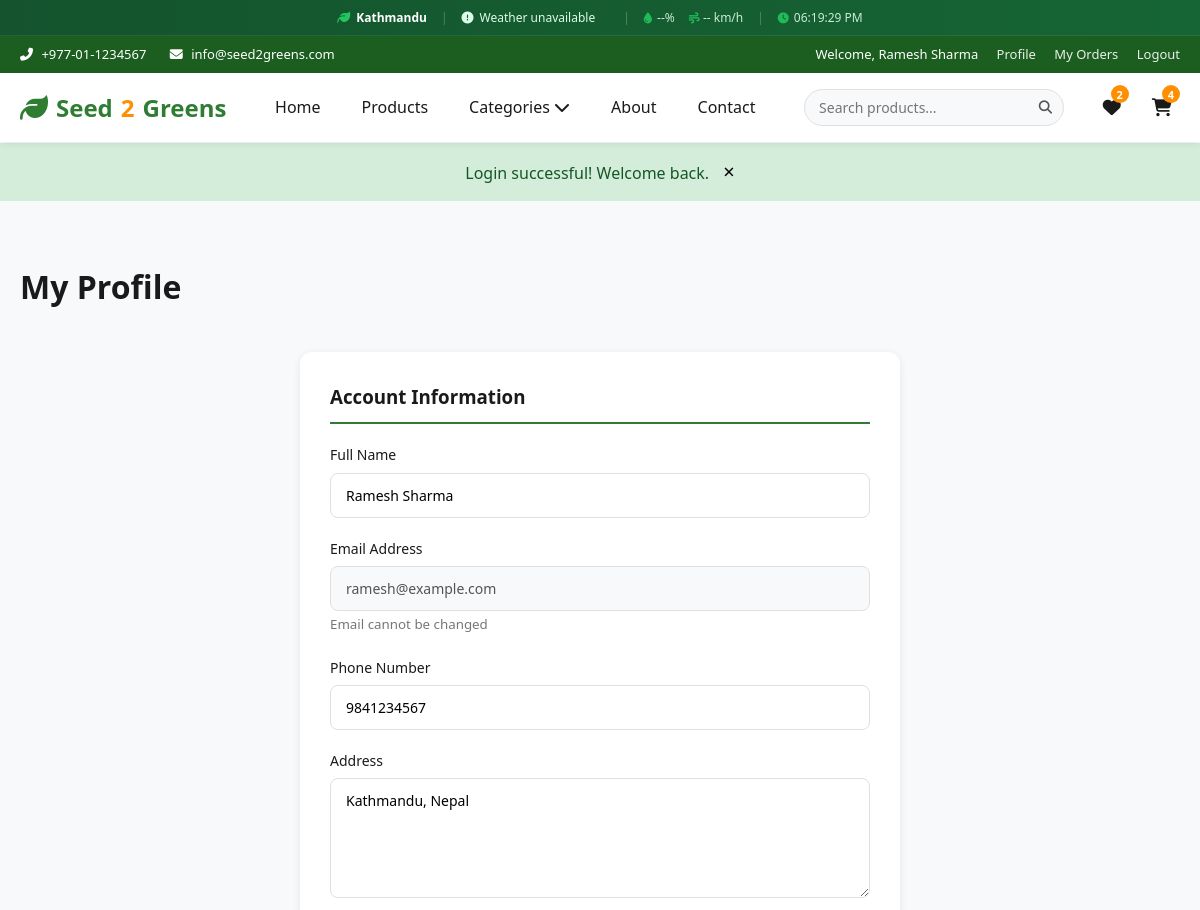
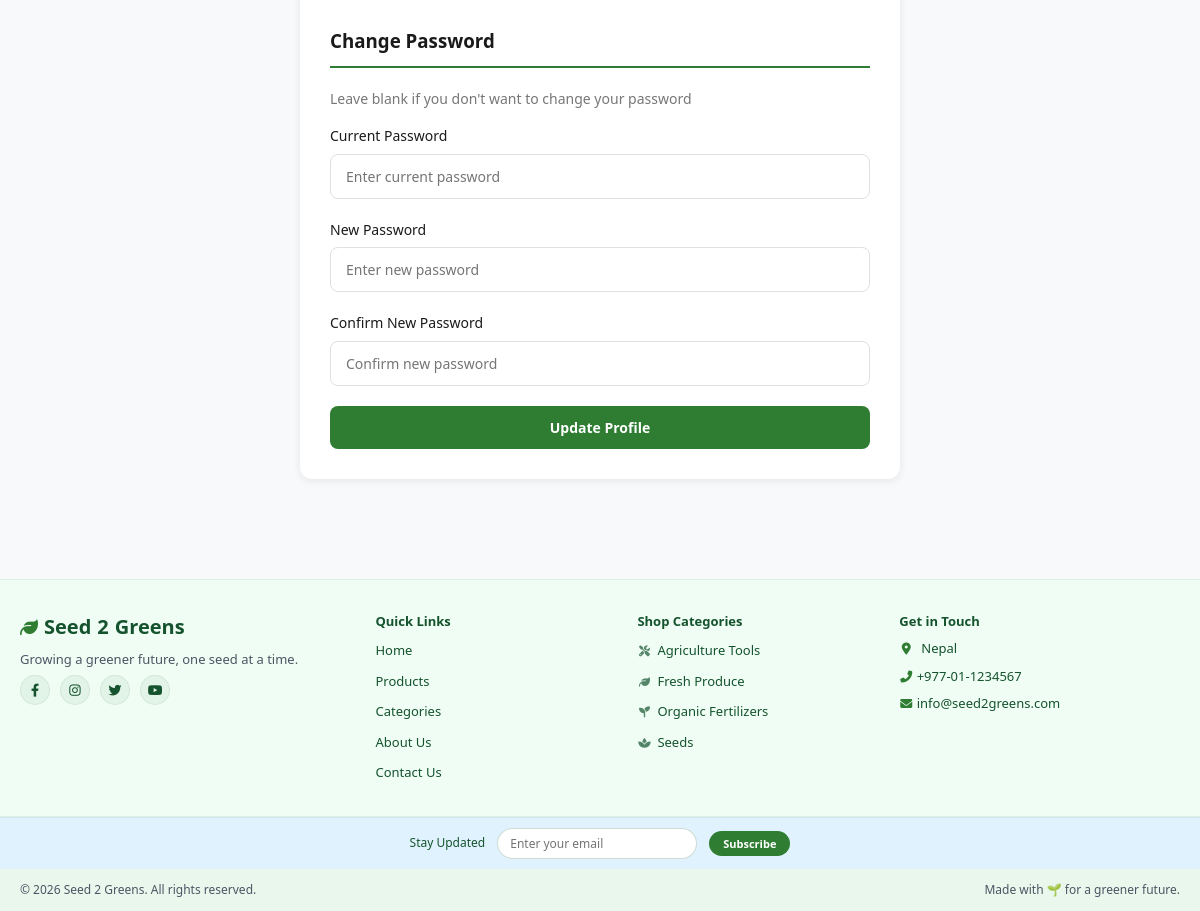
The app's page /profile.php (signed in) with its own data (2 pictures, top to bottom).
### tables this page shows
CREATE TABLE users (
    id INT PRIMARY KEY AUTO_INCREMENT,
    name VARCHAR(100) NOT NULL,
    email VARCHAR(100) NOT NULL UNIQUE,
    phone VARCHAR(20) NOT NULL,
    password VARCHAR(255) NOT NULL,
    address TEXT,
    created_at TIMESTAMP DEFAULT CURRENT_TIMESTAMP,
    updated_at TIMESTAMP DEFAULT CURRENT_TIMESTAMP ON UPDATE CURRENT_TIMESTAMP,
    INDEX idx_email (email)
);

### includes/functions.php (called while the page is built, shortened)
<?php
function sanitize($data) {
    return htmlspecialchars(trim($data), ENT_QUOTES, 'UTF-8');
}

### profile.php (the view, shortened to what this page needs)
<?php
require_once __DIR__ . '/includes/functions.php';
$user_id = $_SESSION['user_id'];
global $db;
$stmt = $db->prepare("SELECT * FROM users WHERE id = ?");
$stmt->execute([$user_id]);
$user = $stmt->fetch();
?>
<?php include __DIR__ . '/includes/header.php'; ?>
<div class="section">
    <div class="container">
        <h1 class="section-title" style="text-align: left; margin-bottom: 30px;">My Profile</h1>
        <div class="profile-card">
            <form method="POST" action="">
                <h3 style="margin-bottom: 20px; padding-bottom: 10px; border-bottom: 2px solid var(--primary);">Account Information</h3>
                <div class="form-group">
                    <label for="name">Full Name</label>
                    <input type="text" id="name" name="name" value="<?php echo sanitize($user['name']); ?>" required>
                </div>
                <div class="form-group">
                    <label for="email">Email Address</label>
                    <input type="email" value="<?php echo sanitize($user['email']); ?>" disabled style="background: var(--bg-light);">
                    <small style="color: var(--text-light);">Email cannot be changed</small>
                </div>
                <div class="form-group">
                    <label for="phone">Phone Number</label>
                    <input type="tel" id="phone" name="phone" value="<?php echo sanitize($user['phone']); ?>" required>
                </div>
                <div class="form-group">
                    <label for="address">Address</label>
                    <textarea id="address" name="address"><?php echo sanitize($user['address']); ?></textarea>
                </div>
                <h3 style="margin: 30px 0 20px; padding-bottom: 10px; border-bottom: 2px solid var(--primary);">Change Password</h3>
                <p style="color: var(--text-light); margin-bottom: 15px; font-size: 14px;">Leave blank if you don't want to change your password</p>
                <div class="form-group">
                    <label for="current_password">Current Password</label>
                    <input type="password" id="current_password" name="current_password" placeholder="Enter current password">
                </div>
                <div class="form-group">
                    <label for="new_password">New Password</label>
                    <input type="password" id="new_password" name="new_password" placeholder="Enter new password">
                </div>
                <div class="form-group">
                    <label for="confirm_new_password">Confirm New Password</label>
                    <input type="password" id="confirm_new_password" name="confirm_new_password" placeholder="Confirm new password">
                </div>
                <button type="submit" name="update_profile" class="btn btn-primary" style="width: 100%;">Update Profile</button>
            </form>
        </div>
    </div>
</div>
<?php include __DIR__ . '/includes/footer.php'; ?>

### assets/css/style.css (style rules this page uses)
* { margin: 0; padding: 0; box-sizing: border-box; }
body { font-family: 'Segoe UI', Tahoma, Geneva, Verdana, sans-serif; color: var(--text-dark); background-color: var(--bg-light); line-height: 1.6; overflow-x: hidden; }
button { cursor: pointer; border: none; font-family: inherit; }
input, select, textarea { font-family: inherit; }
.container { max-width: 1200px; margin: 0 auto; padding: 0 20px; }
.btn { display: inline-block; padding: 12px 24px; border-radius: var(--radius); font-weight: 600; font-size: 14px; text-align: center; transition: var(--transition); border: none; cursor: pointer; text-decoration: none; }
.btn-primary { background: var(--primary); color: white; }
.section { padding: 60px 0; }
.section-title { font-size: 32px; font-weight: 700; text-align: center; margin-bottom: 10px; color: var(--text-dark); }
.form-group { margin-bottom: 20px; }
.form-group label { display: block; margin-bottom: 6px; font-weight: 500; font-size: 14px; }
.form-group input, .form-group select, .form-group textarea { width: 100%; padding: 12px 15px; border: 1px solid var(--border); border-radius: var(--radius); font-size: 14px; transition: var(--transition); }
.form-group textarea { min-height: 120px; resize: vertical; }
.profile-card { background: var(--bg-white); border-radius: var(--radius-lg); box-shadow: var(--shadow); padding: 30px; max-width: 600px; margin: 40px auto; }

### records on screen
users: name "Ramesh Sharma", email "ramesh@example.com", phone "9841234567", address "Kathmandu, Nepal"

### other values on screen
$_SESSION['user_name'] "Ramesh Sharma"
count(getWishlistItems($_SESSION['user_id'])) "2"
getCartCount($_SESSION['user_id']) "4"
$flash['message'] "Login successful! Welcome back."
